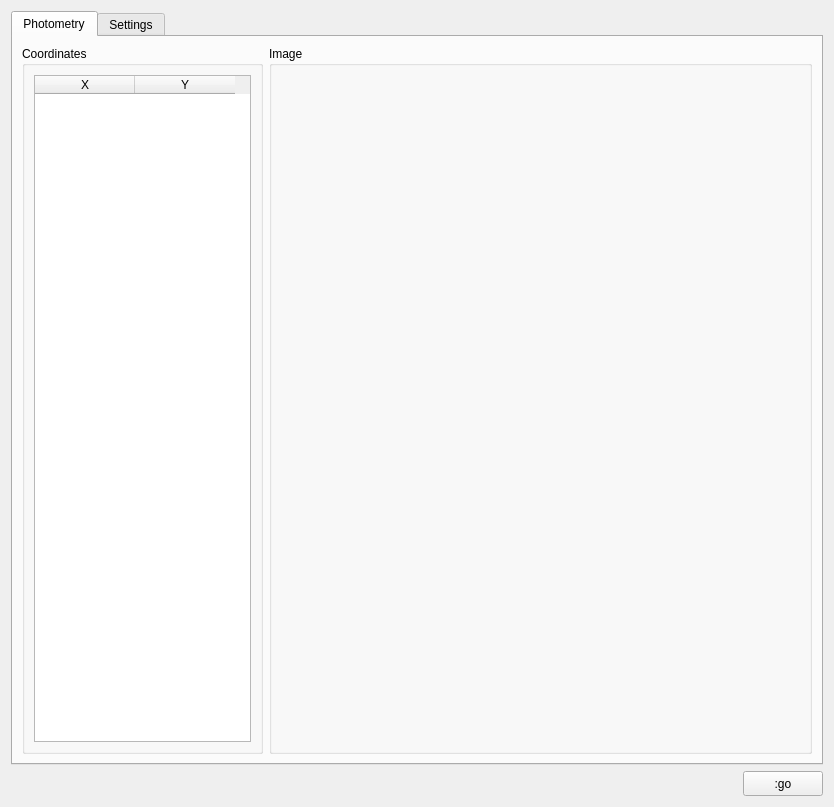
<?xml version="1.0" encoding="UTF-8"?>
<ui version="4.0">
 <class>FormPhotometry</class>
 <widget class="QWidget" name="FormPhotometry">
  <property name="geometry">
   <rect>
    <x>0</x>
    <y>0</y>
    <width>834</width>
    <height>807</height>
   </rect>
  </property>
  <property name="windowTitle">
   <string>Photometry</string>
  </property>
  <layout class="QGridLayout" name="gridLayout_4">
   <item row="1" column="1">
    <widget class="QPushButton" name="pushButtonGO">
     <property name="minimumSize">
      <size>
       <width>80</width>
       <height>25</height>
      </size>
     </property>
     <property name="maximumSize">
      <size>
       <width>80</width>
       <height>25</height>
      </size>
     </property>
     <property name="text">
      <string>:go</string>
     </property>
    </widget>
   </item>
   <item row="1" column="0">
    <spacer name="horizontalSpacer">
     <property name="orientation">
      <enum>Qt::Horizontal</enum>
     </property>
     <property name="sizeHint" stdset="0">
      <size>
       <width>848</width>
       <height>20</height>
      </size>
     </property>
    </spacer>
   </item>
   <item row="0" column="0" colspan="2">
    <widget class="QTabWidget" name="tabWidget">
     <property name="currentIndex">
      <number>0</number>
     </property>
     <widget class="QWidget" name="tab">
      <attribute name="title">
       <string>Photometry</string>
      </attribute>
      <layout class="QGridLayout" name="gridLayout_6">
       <item row="0" column="0">
        <widget class="QGroupBox" name="groupBox_2">
         <property name="minimumSize">
          <size>
           <width>241</width>
           <height>0</height>
          </size>
         </property>
         <property name="maximumSize">
          <size>
           <width>241</width>
           <height>16777215</height>
          </size>
         </property>
         <property name="title">
          <string>Coordinates</string>
         </property>
         <layout class="QGridLayout" name="gridLayout">
          <item row="0" column="0">
           <widget class="QTableWidget" name="tableWidgetCoordinates">
            <property name="editTriggers">
             <set>QAbstractItemView::NoEditTriggers</set>
            </property>
            <property name="selectionBehavior">
             <enum>QAbstractItemView::SelectRows</enum>
            </property>
            <column>
             <property name="text">
              <string>X</string>
             </property>
            </column>
            <column>
             <property name="text">
              <string>Y</string>
             </property>
            </column>
           </widget>
          </item>
         </layout>
        </widget>
       </item>
       <item row="0" column="1">
        <widget class="QGroupBox" name="groupBox">
         <property name="title">
          <string>Image</string>
         </property>
        </widget>
       </item>
      </layout>
     </widget>
     <widget class="QWidget" name="tab_2">
      <attribute name="title">
       <string>Settings</string>
      </attribute>
      <layout class="QGridLayout" name="gridLayout_10">
       <item row="0" column="0">
        <widget class="QLabel" name="label">
         <property name="text">
          <string>Kind</string>
         </property>
        </widget>
       </item>
       <item row="2" column="0">
        <widget class="QLabel" name="label_2">
         <property name="text">
          <string>Exposure</string>
         </property>
        </widget>
       </item>
       <item row="4" column="0" colspan="2">
        <widget class="QGroupBox" name="groupBox_3">
         <property name="title">
          <string>Apertures Radius</string>
         </property>
         <layout class="QGridLayout" name="gridLayout_3">
          <item row="0" column="0">
           <widget class="QDoubleSpinBox" name="doubleSpinBoxApertureRadius">
            <property name="minimum">
             <double>1.000000000000000</double>
            </property>
            <property name="maximum">
             <double>9999999.000000000000000</double>
            </property>
           </widget>
          </item>
          <item row="0" column="1">
           <widget class="QPushButton" name="pushButtonAddToRadii">
            <property name="maximumSize">
             <size>
              <width>80</width>
              <height>26</height>
             </size>
            </property>
            <property name="text">
             <string>Add</string>
            </property>
           </widget>
          </item>
          <item row="1" column="0" colspan="2">
           <widget class="QListWidget" name="listWidgetApertureRadii">
            <property name="selectionMode">
             <enum>QAbstractItemView::ExtendedSelection</enum>
            </property>
           </widget>
          </item>
         </layout>
        </widget>
       </item>
       <item row="5" column="0" colspan="2">
        <widget class="QGroupBox" name="groupBox_4">
         <property name="title">
          <string>Header to Extract</string>
         </property>
         <layout class="QGridLayout" name="gridLayout_2">
          <item row="0" column="0" rowspan="4">
           <widget class="QListWidget" name="listWidgetHeaders">
            <property name="selectionMode">
             <enum>QAbstractItemView::ExtendedSelection</enum>
            </property>
           </widget>
          </item>
          <item row="0" column="1">
           <spacer name="verticalSpacer">
            <property name="orientation">
             <enum>Qt::Vertical</enum>
            </property>
            <property name="sizeHint" stdset="0">
             <size>
              <width>20</width>
              <height>56</height>
             </size>
            </property>
           </spacer>
          </item>
          <item row="0" column="2" rowspan="4">
           <widget class="QListWidget" name="listWidgetHeadersToExtract">
            <property name="selectionMode">
             <enum>QAbstractItemView::ExtendedSelection</enum>
            </property>
           </widget>
          </item>
          <item row="1" column="1">
           <widget class="QPushButton" name="pushButtonAddToHeaderToExtract">
            <property name="text">
             <string>&gt;&gt;</string>
            </property>
           </widget>
          </item>
          <item row="2" column="1">
           <widget class="QPushButton" name="pushButtonRemoveFromHeaderToExtract">
            <property name="text">
             <string>&lt;&lt;</string>
            </property>
           </widget>
          </item>
          <item row="3" column="1">
           <spacer name="verticalSpacer_2">
            <property name="orientation">
             <enum>Qt::Vertical</enum>
            </property>
            <property name="sizeHint" stdset="0">
             <size>
              <width>20</width>
              <height>57</height>
             </size>
            </property>
           </spacer>
          </item>
         </layout>
        </widget>
       </item>
       <item row="6" column="0" colspan="2">
        <widget class="QTabWidget" name="tabWidget_2">
         <property name="currentIndex">
          <number>0</number>
         </property>
         <widget class="QWidget" name="tab_3">
          <attribute name="title">
           <string>Source Extract</string>
          </attribute>
          <layout class="QGridLayout" name="gridLayout_7">
           <item row="0" column="0">
            <layout class="QGridLayout" name="gridLayout_5">
             <item row="0" column="0">
              <widget class="QLabel" name="label_3">
               <property name="minimumSize">
                <size>
                 <width>100</width>
                 <height>0</height>
                </size>
               </property>
               <property name="maximumSize">
                <size>
                 <width>100</width>
                 <height>16777215</height>
                </size>
               </property>
               <property name="text">
                <string>Sigma</string>
               </property>
              </widget>
             </item>
             <item row="0" column="1">
              <widget class="QDoubleSpinBox" name="doubleSpinBoxSexSigma">
               <property name="minimum">
                <double>1.000000000000000</double>
               </property>
               <property name="value">
                <double>5.000000000000000</double>
               </property>
              </widget>
             </item>
             <item row="1" column="0">
              <widget class="QLabel" name="label_4">
               <property name="minimumSize">
                <size>
                 <width>100</width>
                 <height>0</height>
                </size>
               </property>
               <property name="maximumSize">
                <size>
                 <width>100</width>
                 <height>16777215</height>
                </size>
               </property>
               <property name="text">
                <string>Minimum Area</string>
               </property>
              </widget>
             </item>
             <item row="1" column="1">
              <widget class="QDoubleSpinBox" name="doubleSpinBoxSexMinimumArea">
               <property name="minimum">
                <double>1.000000000000000</double>
               </property>
               <property name="value">
                <double>5.000000000000000</double>
               </property>
              </widget>
             </item>
            </layout>
           </item>
           <item row="1" column="0">
            <spacer name="verticalSpacer_3">
             <property name="orientation">
              <enum>Qt::Vertical</enum>
             </property>
             <property name="sizeHint" stdset="0">
              <size>
               <width>20</width>
               <height>33</height>
              </size>
             </property>
            </spacer>
           </item>
          </layout>
         </widget>
         <widget class="QWidget" name="tab_4">
          <attribute name="title">
           <string>DAOFind</string>
          </attribute>
          <layout class="QGridLayout" name="gridLayout_9">
           <item row="0" column="0">
            <layout class="QGridLayout" name="gridLayout_8">
             <item row="0" column="0">
              <widget class="QLabel" name="label_5">
               <property name="minimumSize">
                <size>
                 <width>100</width>
                 <height>0</height>
                </size>
               </property>
               <property name="maximumSize">
                <size>
                 <width>100</width>
                 <height>16777215</height>
                </size>
               </property>
               <property name="text">
                <string>Sigma</string>
               </property>
              </widget>
             </item>
             <item row="0" column="1">
              <widget class="QDoubleSpinBox" name="doubleSpinBoxDAOFindSigma">
               <property name="minimum">
                <double>1.000000000000000</double>
               </property>
               <property name="value">
                <double>3.000000000000000</double>
               </property>
              </widget>
             </item>
             <item row="1" column="0">
              <widget class="QLabel" name="label_6">
               <property name="minimumSize">
                <size>
                 <width>100</width>
                 <height>0</height>
                </size>
               </property>
               <property name="maximumSize">
                <size>
                 <width>100</width>
                 <height>16777215</height>
                </size>
               </property>
               <property name="text">
                <string>FWHM</string>
               </property>
              </widget>
             </item>
             <item row="1" column="1">
              <widget class="QDoubleSpinBox" name="doubleSpinBoxDAOFindFWHM">
               <property name="minimum">
                <double>1.000000000000000</double>
               </property>
               <property name="value">
                <double>3.000000000000000</double>
               </property>
              </widget>
             </item>
             <item row="2" column="0">
              <widget class="QLabel" name="label_7">
               <property name="minimumSize">
                <size>
                 <width>100</width>
                 <height>0</height>
                </size>
               </property>
               <property name="maximumSize">
                <size>
                 <width>100</width>
                 <height>16777215</height>
                </size>
               </property>
               <property name="text">
                <string>Threshold</string>
               </property>
              </widget>
             </item>
             <item row="2" column="1">
              <widget class="QDoubleSpinBox" name="doubleSpinBoxDAOindThreshold">
               <property name="minimum">
                <double>1.000000000000000</double>
               </property>
               <property name="value">
                <double>5.000000000000000</double>
               </property>
              </widget>
             </item>
            </layout>
           </item>
           <item row="1" column="0">
            <spacer name="verticalSpacer_5">
             <property name="orientation">
              <enum>Qt::Vertical</enum>
             </property>
             <property name="sizeHint" stdset="0">
              <size>
               <width>20</width>
               <height>0</height>
              </size>
             </property>
            </spacer>
           </item>
          </layout>
         </widget>
        </widget>
       </item>
       <item row="7" column="1">
        <spacer name="verticalSpacer_4">
         <property name="orientation">
          <enum>Qt::Vertical</enum>
         </property>
         <property name="sizeHint" stdset="0">
          <size>
           <width>20</width>
           <height>0</height>
          </size>
         </property>
        </spacer>
       </item>
       <item row="1" column="0" colspan="2">
        <widget class="QComboBox" name="comboBoxPhotometryMethods">
         <item>
          <property name="text">
           <string>Both</string>
          </property>
         </item>
         <item>
          <property name="text">
           <string>SEP</string>
          </property>
         </item>
         <item>
          <property name="text">
           <string>Photutils</string>
          </property>
         </item>
        </widget>
       </item>
       <item row="3" column="0" colspan="2">
        <widget class="QComboBox" name="comboBoxExposureInHeader"/>
       </item>
      </layout>
     </widget>
    </widget>
   </item>
  </layout>
 </widget>
 <resources/>
 <connections/>
</ui>
